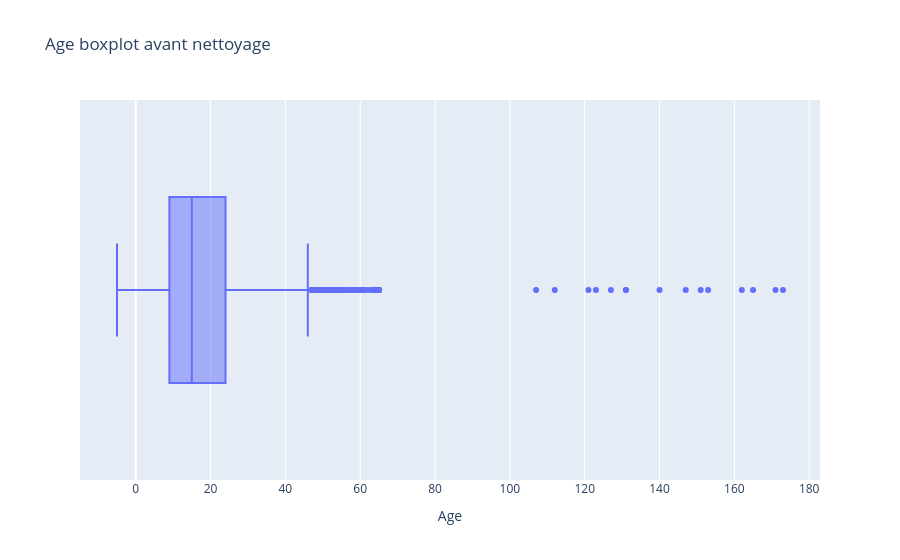

The notebook cell this image was saved under:
### Code cell
fig = px.box(
    df,
    x='Age',
    title='Age boxplot avant nettoyage'
)
fig.show()

### Figure 1 — Plotly figure (JSON) as saved in the notebook; plotly's stock layout.template omitted (floating-point values rounded to 4 significant figures; data arrays with more than 128 entries replaced by an {"elided": "..."} marker saying what was removed)
{"data": [{"alignmentgroup": "True", "hovertemplate": "Age=%{x}<extra></extra>", "legendgroup": "", "marker": {"color": "#636efa"}, "name": "", "notched": false, "offsetgroup": "", "orientation": "h", "showlegend": false, "type": "box", "x": {"elided": "3035 float values"}, "x0": " ", "xaxis": "x", "y0": " ", "yaxis": "y"}], "layout": {"boxmode": "group", "legend": {"tracegroupgap": 0}, "title": {"text": "Age boxplot avant nettoyage"}, "xaxis": {"anchor": "y", "domain": [0, 1], "title": {"text": "Age"}}, "yaxis": {"anchor": "x", "domain": [0, 1]}}}
